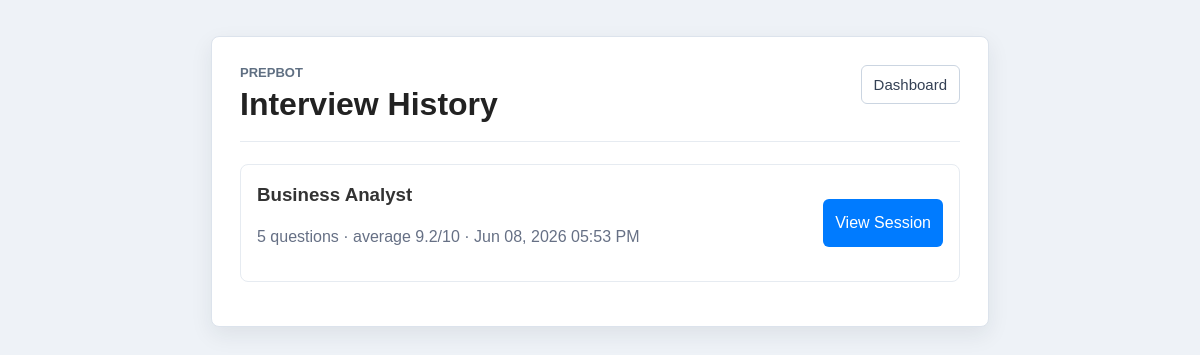
The app's page /history (signed in) with its own data.
### app.py (models this page shows)
class Interview(db.Model):
    id = db.Column(db.Integer, primary_key=True)
    role = db.Column(db.String(100))
    question = db.Column(db.Text)
    answer = db.Column(db.Text)
    feedback = db.Column(db.Text)
    score = db.Column(db.Integer)
    improvements = db.Column(db.Text)
    answer_suggestion = db.Column(db.Text)
    session_id = db.Column(db.String(36))
    question_number = db.Column(db.Integer)
    created_at = db.Column(
        db.DateTime,
        default=datetime.utcnow
    )
    user_id = db.Column(
        db.Integer,
        db.ForeignKey('user.id')
    )

### app.py (the view)
@app.route('/history')
@login_required
def history():
    interviews = Interview.query.filter_by(
        user_id=current_user.id
    ).order_by(
        Interview.id.desc()
    ).all()
    sessions = build_history_sessions(
        interviews
    )
    return render_template(
        'history.html',
        sessions=sessions
    )

### app.py (called while the page is built)
@login_manager.user_loader
def load_user(user_id):
    return User.query.get(int(user_id))

### templates/history.html (shortened to what this page needs)
<!DOCTYPE html>
<html>
<head>
    <link rel="stylesheet" href="{{ url_for('static', filename='css/style.css') }}">
</head>
<body>
<div class="page-panel history-panel">
    <div class="page-header">
        <div>
            <p class="eyebrow">PrepBot</p>
            <h1>Interview History</h1>
        </div>
        <a href="/dashboard" class="text-button">Dashboard</a>
    </div>
    {% for session in sessions %}
        <div class="history-item session-history-item">
            <div>
                <h3>{{ session.role }}</h3>
                <p class="muted-text">
                    {{ session.question_count }} question{% if session.question_count != 1 %}s{% endif %}
                    &middot; average {{ session.average_score }}/10
                    {% if session.created_at %}
                        &middot; {{ session.created_at.strftime('%b %d, %Y %I:%M %p') }}
                    {% endif %}
                </p>
            </div>
            <a href="/history/{{ session.session_key }}" class="button-link">View Session</a>
        </div>
    {% else %}
        <p class="muted-text">No interview sessions saved yet.</p>
    {% endfor %}
</div>
</body>
</html>

### static/css/style.css (style rules this page uses)
body { margin: 0; padding: 0; font-family: Arial, sans-serif; background-color: #eef2f7; color: #20242a; }
.page-panel { width: 760px; max-width: calc(100% - 40px); margin: 36px auto; background: white; padding: 28px; border: 1px solid #dce3ec; border-radius: 8px; box-shadow: 0px 8px 22px rgba(25, 39, 52, 0.08); }
.dashboard-panel, .history-panel, .results-panel { width: 720px; }
.page-header { align-items: flex-start; border-bottom: 1px solid #e6ebf1; display: flex; gap: 16px; justify-content: space-between; margin-bottom: 22px; padding-bottom: 18px; }
.page-header h1 { font-size: 32px; margin: 0; text-align: left; }
.eyebrow { color: #5f6f82; font-size: 13px; font-weight: bold; letter-spacing: 0; margin: 0 0 6px; text-transform: uppercase; }
.muted-text { color: #667085; line-height: 1.5; }
.history-item { border: 1px solid #e6ebf1; border-radius: 8px; line-height: 1.5; margin-bottom: 16px; padding: 16px; }
.session-history-item { align-items: center; display: flex; gap: 16px; justify-content: space-between; }
.session-history-item h3 { margin: 0 0 6px; }
.session-history-item .button-link { flex: 0 0 auto; }
h1 { text-align: center; color: #222; margin-bottom: 10px; font-size: 45px; }
h2, h3 { color: #333; }
.button-link { background-color: #007BFF; border-radius: 6px; box-sizing: border-box; color: white; display: inline-block; font-size: 16px; padding: 12px; text-align: center; text-decoration: none; }
.ghost-button, .text-button { background: white; border: 1px solid #cbd5e1; border-radius: 6px; color: #344054; cursor: pointer; display: inline-block; font-size: 15px; padding: 10px 12px; text-align: center; text-decoration: none; width: auto; }
a { text-decoration: none; color: #007BFF; }

### records on screen
Interview: role "Business Analyst", question_count "5", average_score "9.2", created_at "Jun 08, 2026 05:53 PM"
